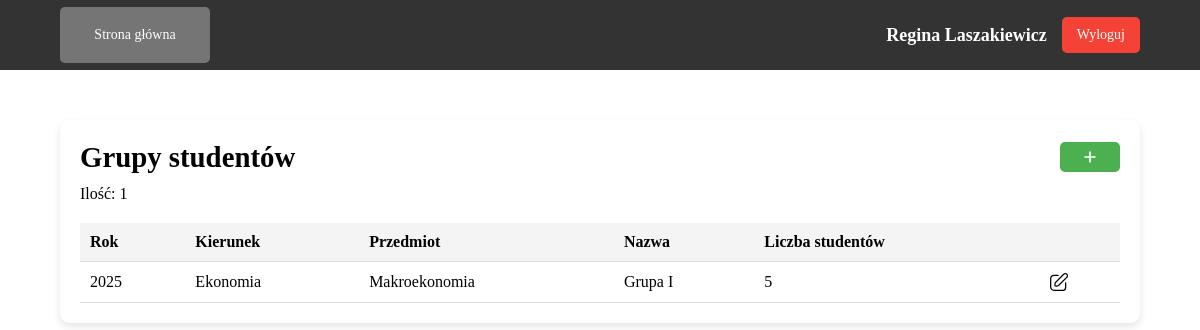
Page /teacher/student_groups.php (signed in) on the earlier database version.
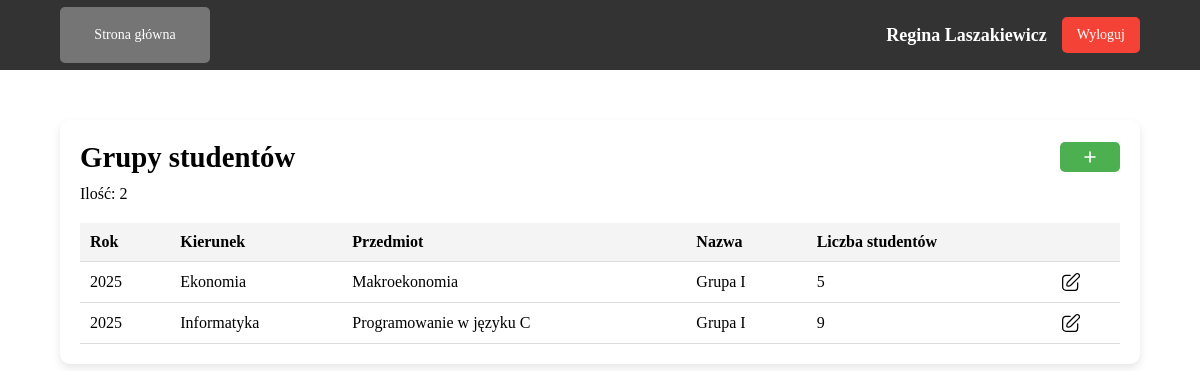
Same page on the later database version.
### tables this page shows
CREATE TABLE `tGrupy` (
  `ID` int NOT NULL,
  `rok` year NOT NULL,
  `nazwa` varchar(255) NOT NULL,
  `id_wykladowcy` int NOT NULL,
  `id_przedmiotu` int NOT NULL,
  `id_kierunku` int NOT NULL
);

CREATE TABLE `tKierunki` (
  `ID` int NOT NULL,
  `nazwa` varchar(255) NOT NULL,
  `uwagi` text
);

CREATE TABLE `tPrzedmioty` (
  `ID` int NOT NULL,
  `nazwa` varchar(100) NOT NULL,
  `uwagi` text,
  `id_kierunku` int DEFAULT NULL
);

### config/functions.php (called while the page is built, shortened)
<?php
    function getGroupCountByTeacherId($conn, $table, $userId) {
        $query = "  SELECT
                        COUNT(*)
                    FROM
                        $table
                    WHERE
                        id_wykladowcy = '$userId'";
        $result = mysqli_query($conn, $query);
        $row = mysqli_fetch_row($result);
        return $row[0];
    }
    function getStudentCountByGroup($conn, $userId) {
        $query = "
                SELECT
                    g.ID AS group_id,
                    COUNT(gs.id_studenta) AS student_count
                FROM
                    tGrupy g
                LEFT JOIN
                    tGrupyStudenci gs
                ON
                    g.ID = gs.id_grupy
                WHERE
                    g.id_wykladowcy = '$userId'
                GROUP BY
                    g.ID;
        ";
        $result = mysqli_query($conn, $query);
        $data = [];
        while ($row = mysqli_fetch_assoc($result)) {
            $data[$row['group_id']] = $row['student_count'];
        }
        return $data;
    }
    function getStudentGroups($conn, $userId) {
        $query = "
            SELECT
                g.ID,
                g.rok,
                g.nazwa AS nazwa_grupy,
                u.nazwa AS nazwa_kierunku,
                p.nazwa AS przedmiot,
                g.id_wykladowcy
            FROM tGrupy g
            JOIN tKierunki u ON g.id_kierunku = u.ID
            JOIN tPrzedmioty p ON g.id_przedmiotu = p.ID
            WHERE g.id_wykladowcy = '$userId'
        ";
        $result = mysqli_query($conn, $query);
        return $result;
    }
?>

### public/teacher/student_groups.php (the view, shortened to what this page needs)
<?php
    require_once('../../config/connect.php');
    require_once('../../config/functions.php');
    $user_id = $_SESSION['user_id'];
    $studentGroupCount = getGroupCountByTeacherId($conn, 'tGrupy', $user_id);
    $studentCountAtGroup = getStudentCountByGroup($conn, $user_id);
    $studentGroupInfo = getStudentGroups($conn, $user_id);
?>
<!DOCTYPE html>
<html lang="en">
<head>
    <link rel="stylesheet" href="../../assets/css/main.css">
</head>
<body>
    <header>
        <div class="header-content">
            <div class="left-header">
                <a class="nav-btn" href="teacher_dashboard.php">Strona główna</a>
            </div>
            <div class="right-header">
                <span class="name"><?php echo $_SESSION['user_name'] . ' ' . $_SESSION['user_surname']; ?></span>
                <?php
                    include('../../includes/logout_modal.php');
                ?>
            </div>
        </div>
    </header>
    <main class="main">
        <div class="container">
            <div class="title">
                <h1>Grupy studentów</h1>
                <button class="add-btn" onclick="addEntity()">
                    <img src="../../assets/images/icons/plus.svg" alt="Plus icon" class="add-icon">
                </button>
            </div>
            <p>Ilość: <?php echo $studentGroupCount; ?></p>
            <table>
                <thead>
                    <tr>
                        <th>Rok</th>
                        <th>Kierunek</th>
                        <th>Przedmiot</th>
                        <th>Nazwa</th>
                        <th>Liczba studentów</th>
                        <th></th>
                    </tr>
                </thead>
                <tbody>
                    <?php while ($groupData = mysqli_fetch_assoc($studentGroupInfo)): ?>
                        <tr>
                            <td><?php echo $groupData['rok']; ?></td>
                            <td><?php echo $groupData['nazwa_kierunku']; ?></td>
                            <td><?php echo $groupData['przedmiot']; ?></td>
                            <td><?php echo $groupData['nazwa_grupy']; ?></td>
                            <td>
                            <?php
                                $groupId = $groupData['ID'];
                                echo $studentCountAtGroup[$groupId] ?? 0;
                            ?>
                            </td>
                            <td>
                                <a href="edit_group.php?group_id=<?php echo $groupData['ID']; ?>" class="btn-edit">
                                    <img src="../../assets/images/icons/edit.svg" class="edit-icon">
                                </a>
                            </td>
                        </tr>
                    <?php endwhile; ?>
                </tbody>
            </table>
        </div>
    </main>
</body>
</html>

Differences in the rows shown:
added tgrupy: rok "2025", id_kierunku.nazwa "Informatyka", id_przedmiotu.nazwa "Programowanie w języku C", nazwa "Grupa I", groupId "9"
Other differences:
$studentGroupCount: "1" → "2"
